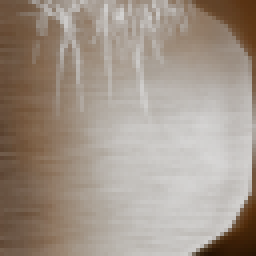
#> input picture assets/terrain-hd/expanded/original/1013.png, 64 x 64 px, given in place of 3036.png, which was not available (shown 4 times larger)
$ python pattern_equipment_fifteenth.py
#> lines starting #> are read from the running program, lines starting #| are printed output that depends on the picture
import json,hashlib
from pathlib import Path
import numpy as np
from PIL import Image
BASE=Path(__file__).resolve().parent
CONSTRAINTS={3036:{'bbox':[81,13,105,56],'bright_rows':list(range(15,55,3)),'dark_rows':list(range(16,56,3)),'count':14,'transition':'Existing lower diffuse curved transition y56..64 is outside the periodic core; retain as source, not a new hard rib.'},3044:{'bbox':[5,8,31,66],'bright_rows':list(range(9,64,3)),'dark_rows':list(range(10,65,3)),'count':19,'transition':'Existing upper cap y0..8 and lower diffuse cap y66..80 lie outside the periodic core; retain their original tone/form, no hard extra ribs.'}}
source=[];qa=[]
for i,c in CONSTRAINTS.items():
    original=Image.open(BASE/f'original/{i}.png').convert('RGBA');s=np.asarray(original.convert('RGB'),dtype=float).mean(2)
#> further down, original is the input picture: PIL image 64x64 RGBA; mean R, G, B, A 65.9, 44.8, 24.6, 129.1
#> after `s = np.asarray(original.convert('RGB'), dtype=float).mean(2)`:
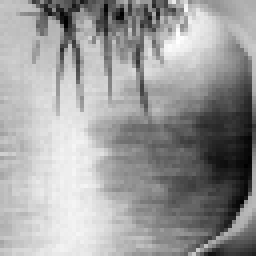
#> s: shape (64, 64) float64 (shown 4 times larger); min 16.33, max 63, mean 45.1; drawn with min black and max white
    x0,y0,x1,y1=c['bbox'];v=s[:,x0:x1].mean(1)
    # All fully bounded peaks in the defined regular core are at these exact
    # native row positions. Tapered caps are deliberately outside this ROI.
    peaks=[y for y in range(y0+1,y1-1) if v[y]>v[y-1] and v[y]>=v[y+1]]
#> peaks = []
#> (the run stopped early here; a loop or call above may not have finished)

$ run again, on assets/terrain-hd/expanded/original/1509.png
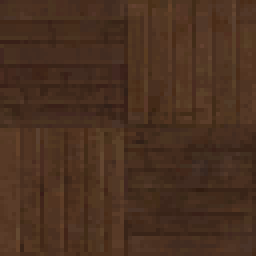
#> input picture assets/terrain-hd/expanded/original/1509.png, 64 x 64 px, given in place of 3036.png, which was not available (shown 4 times larger)
#> original is the input picture: PIL image 64x64 RGBA; mean R, G, B, A 73.8, 48.4, 32.4, 255
#> `s = np.asarray(original.convert('RGB'), dtype=float).mean(2)`:
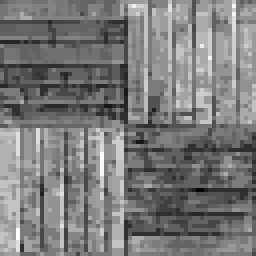
#> s: shape (64, 64) float64 (shown 4 times larger); min 31, max 73.67, mean 51.5; drawn with min black and max white
#> peaks = []

$ run again, on assets/terrain-hd/expanded/original/1512.png
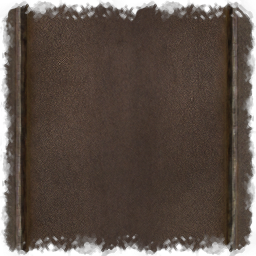
#> input picture assets/terrain-hd/expanded/original/1512.png, 256 x 256 px, given in place of 3036.png, which was not available
#> original is the input picture: PIL image 256x256 RGBA; mean R, G, B, A 64.5, 51.8, 43.9, 224.3
#> `s = np.asarray(original.convert('RGB'), dtype=float).mean(2)`:
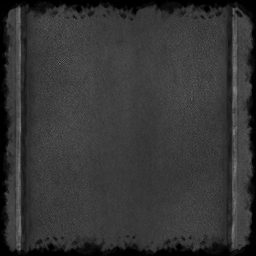
#> s: shape (256, 256) float64; min 0, max 130.7, mean 53.4
#> v = 256 values, max 68.18 at index 87, min 0.528 at index 0, mean 57.58
#> peaks = [21, 24, 26, 28, 31, 34, 39, 42, 48, 52]
